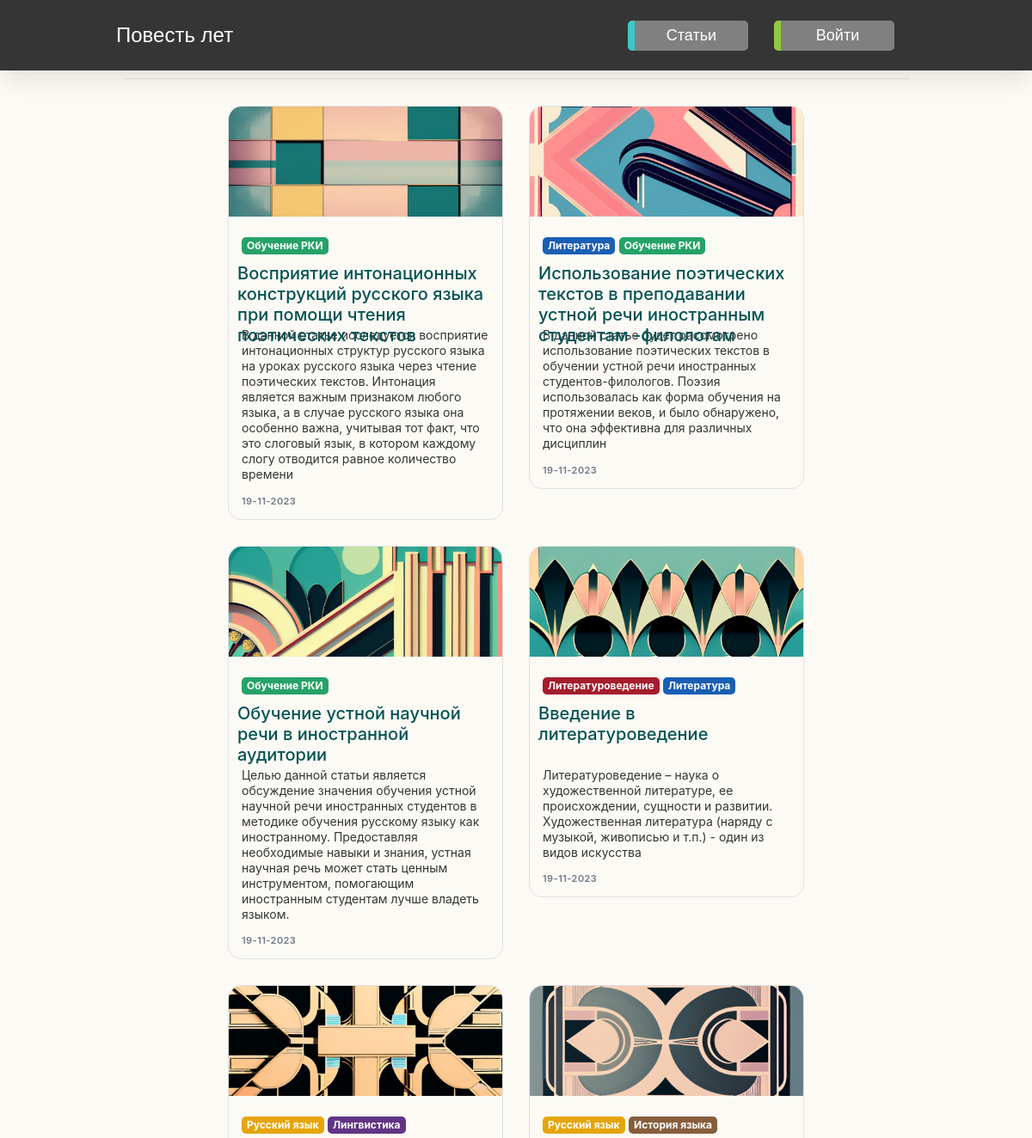
The page /articles/ (upper part) on the database as committed earlier.
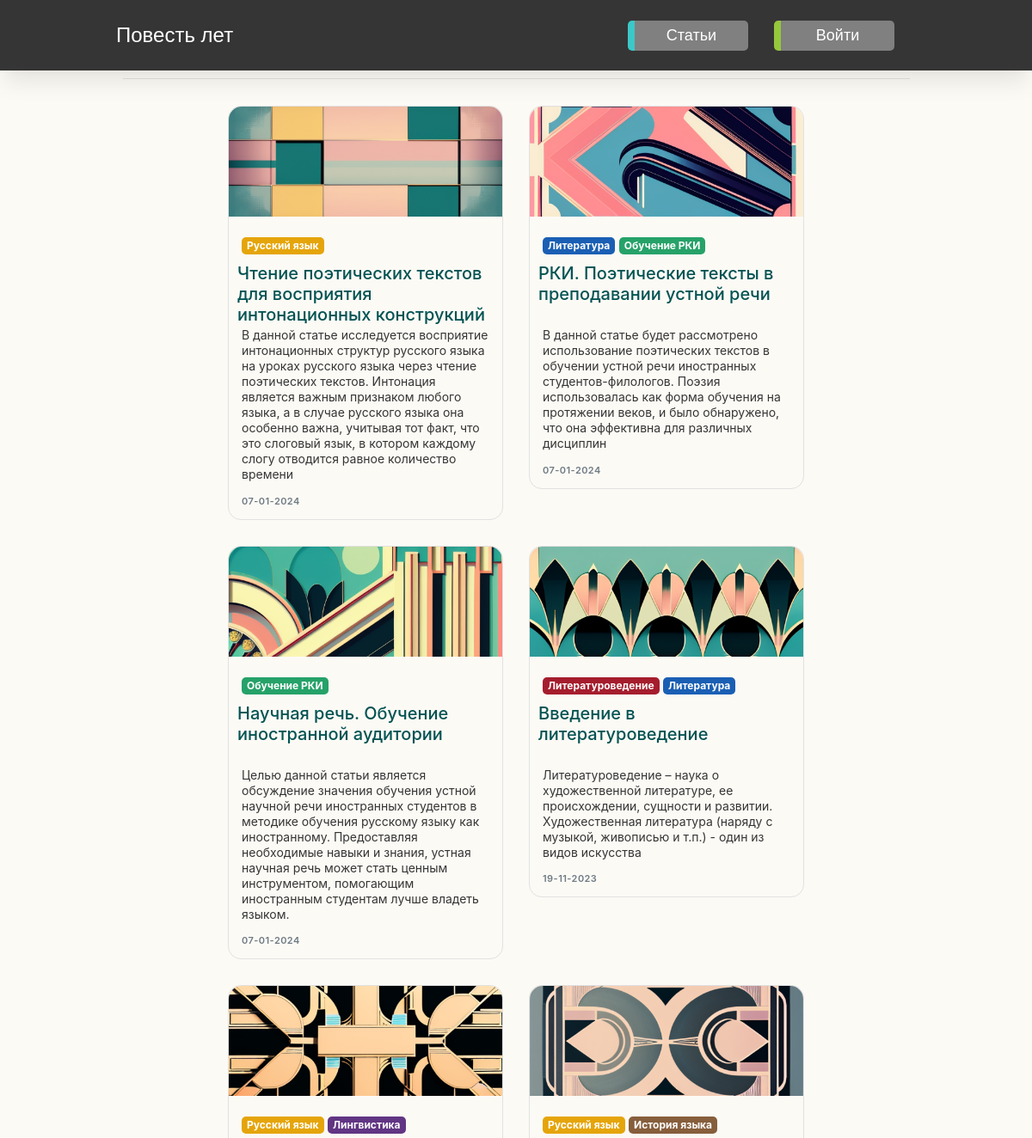
The same page on the database as committed later.
### apps/articles/models.py (models this page shows, shortened)
class Article(models.Model):
    title = models.CharField(max_length=100)
    attractive_text = models.TextField(default="Завлекающий текст")
    categories = models.ManyToManyField("Category", related_name="articles")
    image_base = models.ImageField(
        upload_to="static/img", default="img/solid-color-image.png"
    )
    main_text = models.TextField(default="Основной текст")
    main_text_headers_list = ListTextField(
        base_field=models.CharField(max_length=40, default=""),
        size=100,  # Maximum of 100 ids in list
        default=None,
    )
    main_text_headers_list_keys = models.CharField(max_length=200, default=" ")
    created_on = models.DateTimeField(auto_now_add=True)
    last_modified = models.DateTimeField(auto_now=True)
    flag_article_enabled = models.BooleanField(default=False)
    class Meta:
        verbose_name = "2.1. Статья"
        verbose_name_plural = "2.1. Статьи"
        ordering = ["-title"]

class Category(models.Model):
    name = models.CharField(max_length=20)
    color = models.CharField(max_length=7, default="#ffffff")
    class Meta:
        verbose_name = "2.2. Категория"
        verbose_name_plural = "2.2. Категории"

### apps/main/scripts.py (the view)
    def wrapper(*args, **kwargs):
        request = args[0]
        adress = request.META.get("HTTP_X_FORWARDED_FOR")
        if adress:
            user_ip = adress.split(",")[-1].strip()
        else:
            user_ip = request.META.get("REMOTE_ADDR")
        user_agent = request.META.get("HTTP_USER_AGENT")
        opened = request.path
        message = (
            "\t".join(
                [
                    datetime.now().strftime("%Y.%m.%d %H:%M:%S"),
                    f"{user_ip}\t{user_agent}\t{opened}",
                ]
            )
            + "\n"
        )
        flag_skip_local_usage = False
        if str(user_ip) in ("127.0.0.1", "192.168.0.17", "10.8.0.8"):
            flag_skip_local_usage = True
        if not flag_skip_local_usage:
            with open(os.path.join(LOG_FILEPATH, LOG_FILENAME), "a") as file:
                file.write(message)
        return function(*args, **kwargs)

### apps/articles/templatetags/articles_filters.py (called while the page is built)
@register.filter(name="sort_by_creation_date")
def sort_by_date(articles):
    articles_dict = {}
    for article in articles:
        articles_dict.update({article.pk: time.mktime(article.created_on.timetuple())})
    articles_dict = dict(sorted(articles_dict.items(), key=lambda item: item[1]))
    new_articles_list = []
    for pk in articles_dict.keys():
        for article in articles:
            if article.pk == pk:
                new_articles_list.append(article)
    return new_articles_list[::-1]

### apps/articles/views.py (called while the page is built)
@register_user_activity
def articles_index(request):
    articles = Article.objects.filter(flag_article_enabled=True).order_by(
        "-last_modified"
    )
    context = {
        "articles": articles,
    }
    return render(request, "articles_index.html", context)

### apps/articles/templates/articles_index.html
{% extends "base.html" %}
{% load articles_filters %}
{% load static %}
{% block page_content %}
<div class="container">
    <h1 class="articles_header">Список статей </h1>
    <hr>
    <div class="uicore-grid-container uicore-blog-grid uicore-grid-row uicore-masonry uicore-landscape-ratio uicore-medium-space animate-3 ui-st-boxed " data-grid="masonryb" data-col="3" data-space="30">
        {% for article in articles|sort_by_creation_date %}
            <div class="uicore-grid-item uicore-col-md-6 uicore-col-lg-4  uicore-float uicore-animate post-15671 post type-post status-publish format-standard has-post-thumbnail hentry category-smm category-lichnyj-opyt category-nejroseti"  >
                <article class="uicore-post">
                    <div class="uicore-post-wrapper">
                        <a href="{% url 'articles_detail' article.pk %}" title=" View Post: {{ article.title }}">
                            <div class="uicore-blog-img-container uicore-zoom-wrapper">
                                <img
                                    class="uicore-cover-img"
                                    src="{{ article.image_base.url }}"
                                    alt="{{ article.title }}"
                                    style="height:128px"
                                >
                            </div>
                        </a>
                        <div class="uicore-post-info">
                            <div class="uicore-post-info-wrapper">
                                <div class="uicore-post-category uicore-body">
                                    {% for category in article.categories.all %}
                                        <a href="{% url 'articles_category' category.name %}" title="View {{ category.name }}">
                                            <span class="badge badge-primary" style="background-color: {{ category.color }}">
                                                {{ category.name }}
                                            </span>
                                        </a>
                                    {% endfor %}
                                </div>
                                <a href="{% url 'articles_detail' article.pk %}" title="View Post: {{ article.title }}">
                                    <h2 class="card-title project_card_title">
                                        <span>{{ article.title }}</span>
                                    </h2>
                                </a>
                                <p class="card-text project_card_text">{{ article.attractive_text | safe }}</p>
                                <div class="uicore-post-footer uicore-body"><span>{{ article.last_modified.date | date:"d-m-Y"}}</span></div>
                            </div>
                        </div>
                    </div>
                </article>
            </div>
        {% endfor %}
    </div>
</div>
{% endblock %}

### apps/main/templates/base.html (shortened to what this page needs)
<!DOCTYPE html>
<html lang="ru">
<head>
  {% load static %}
  <link rel="stylesheet" href="https://stackpath.bootstrapcdn.com/bootstrap/4.1.3/css/bootstrap.min.css">
  <link href="{% static 'css/main.css' %}" rel="stylesheet" />
  <link href="{% static 'css/card.css' %}" rel="stylesheet" />
  <link href="{% static 'css/footer.css' %}" rel="stylesheet" />
  <link href="{% static 'css/tests.css' %}" rel="stylesheet" />
  <link href="{% static 'css/article.css' %}" rel="stylesheet" />
  <link href="{% static 'css/popular_element.css' %}" rel="stylesheet" />
  <link href="{% static 'css/profile_page.css' %}" rel="stylesheet" />
</head>
<body>
  <nav class="navbar navbar-expand-md navbar-light bg-light p-3 mb-5 bg-white">
    <div class="container nav-container" style="max-width: min(1300px, 80%);">
      <a class="nav-link" style="margin-left: 0px;padding-left: 0px;" href="{% url 'home' %}">
        <p class="nav-link" style="font-size: 24px !important;">Повесть лет</p>
      </a>
      <div class="collapse navbar-collapse" id="navbarSupportedContent">
        <ul class="navbar-nav mr-auto">
          <li class="nav-item">
            <a class="nav-link button_common_style article_hover" href="{% url 'articles_index' %}">Статьи</a>
          </li>
          <li class="nav-item">
            {% if request.user.is_authenticated %}
              <a class="nav-link button_common_style login_cabinet_hover" href="{% url 'account_page' %}">Аккаунт</a>
            {% else %}
              <a class="nav-link button_common_style login_cabinet_hover" href="{% url 'login' %}">Войти</a>
            {% endif %}
          </li>
        </ul>
      </div>
    </div>
  </nav>
  <div class="container" style="margin-bottom: auto;">
    <div id="top" class="main-content" >
      {% block page_content %}{% endblock %}
    </div>
  </div>
</body>
</html>

### static/css/main.css (style rules this page uses)
html, body { height: 100%; margin: 0%; padding: 0%; display: flex; flex-direction: column; min-width: 380px !important; }
body { background-color: #fcfaf5; color: #353535; }
.button_common_style { border: none; transition: 0.5s; border-radius: 5px; padding: 4px; }
.article_hover { background-color: #808080; border-left: 8px solid rgb(60, 200, 200); }
.login_cabinet_hover { background-color: #808080; border-left: 8px solid rgb(150, 200, 60); }
.main-content { margin-bottom: auto; padding-top: 45px; }
.main-content h1 { font-size: 25px; }
a { color: #035353; }
.badge { transition: 0.3s; padding: 4px 6px 4px 6px !important; border-radius: 5px; }
.navbar { font-size: 20px; background-color: #353535 !important; position: fixed; width: 100%; z-index: 6; font-family: 'Arial Narrow Bold', sans-serif; padding-top: 10px !important; padding-bottom: 10px !important; padding-left: 0px !important; padding-right: 0px !important; margin: 0px !important; box-shadow: rgba(0, 0, 0, .08) 0 20px 25px -5px, rgba(0, 0, 0, .02) 0 10px 10px -5px; }
.nav-link { margin: 5px; color: #ffffff !important; font-size: 18px !important; text-align: center; }
.nav-link p { min-width: 200px; text-align: left; padding-left: 0px !important; margin-left: 0px !important; margin-top: 0px; margin-bottom: 0px; padding-top: 0px; padding-bottom: 0px; }
.navbar-collapse { flex-grow: 0; }
.container { max-width: min(1300px, 90%); }
#navbarSupportedContent { width: 100%; }
.nav-item { text-align: right; width: 150px; margin-left: 0px; margin-right: 20px; margin-top: 4px; margin-bottom: 4px; }
.navbar-nav { justify-content: end; margin-left: auto; margin-right: 0px !important; }
.nav-container { width: 100% !important; padding-left: 15px !important; padding-right: 15px !important; }
.mr-auto { float: right; }

### static/css/article.css (style rules this page uses)
.article_detail p, li { font-size: 16px !important; margin-bottom: 10px; }

Rows that differ between the two databases and show on the page:
changed Article: gains Category (name "Русский язык"); title "Восприятие интонационных конструкций русского языка при помощи чтения поэтических текстов" → "Чтение поэтических текстов для восприятия интонационных конструкций"; last_modified "19-11-2023" → "07-01-2024"; loses Category (name "Обучение РКИ")
changed Article: title "Использование поэтических текстов в преподавании устной речи иностранным студентам -филологам" → "РКИ. Поэтические тексты в преподавании устной речи"; last_modified "19-11-2023" → "07-01-2024"
changed Article: title "Обучение устной научной речи в иностранной аудитории" → "Научная речь. Обучение иностранной аудитории"; last_modified "19-11-2023" → "07-01-2024"
